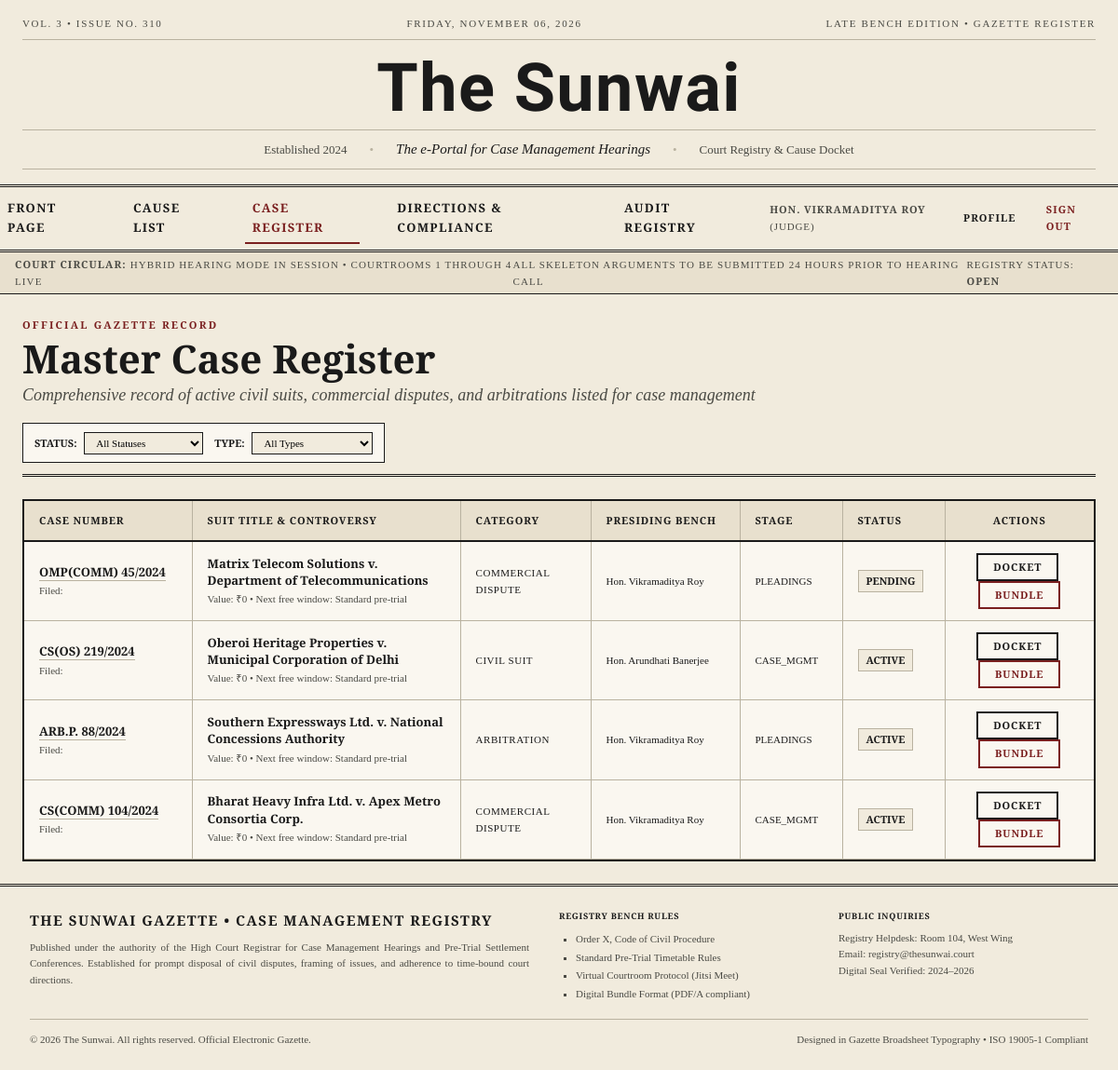
Screenshot of /cases/ (signed in) with the database file from the repository.
### accounts/models.py (models this page shows, shortened)
class User(AbstractUser):
    class Role(models.TextChoices):
        JUDGE = 'judge', 'Judge'
        REGISTRAR = 'registrar', 'Registrar'
        ADVOCATE = 'advocate', 'Advocate'
        LITIGANT = 'litigant', 'Litigant'
        ADMIN = 'admin', 'Admin'
    username = None  # Remove username field
    email = models.EmailField('email address', unique=True)
    role = models.CharField(
        max_length=20,
        choices=Role.choices,
        default=Role.LITIGANT,
    )
    bar_number = models.CharField(
        max_length=50, blank=True,
        help_text='Bar Council enrollment number (advocates only)',
    )
    court_designation = models.CharField(
        max_length=200, blank=True,
        help_text='Court/bench designation (judges only)',
    )
    phone = models.CharField(max_length=20, blank=True)
    USERNAME_FIELD = 'email'
    REQUIRED_FIELDS = ['first_name', 'last_name']
    objects = UserManager()
    class Meta:
        ordering = ['last_name', 'first_name']
    @property
    def display_name(self):
        if self.role == self.Role.JUDGE:
            return f'Hon. {self.get_full_name()}'
        elif self.role == self.Role.ADVOCATE:
            return f'Adv. {self.get_full_name()}'
        return self.get_full_name()
    @property
    def is_registrar(self):
        return self.role == self.Role.REGISTRAR

### cases/models.py (models this page shows, shortened)
class Case(models.Model):
    class CaseType(models.TextChoices):
        CIVIL = 'civil', 'Civil Suit'
        CRIMINAL = 'criminal', 'Criminal Case'
        WRIT = 'writ', 'Writ Petition'
        APPEAL = 'appeal', 'Appeal'
        ARBITRATION = 'arbitration', 'Arbitration'
        FAMILY = 'family', 'Family Matter'
        COMMERCIAL = 'commercial', 'Commercial Dispute'
    class Status(models.TextChoices):
        FILED = 'filed', 'Filed'
        PENDING = 'pending', 'Pending'
        ACTIVE = 'active', 'Active'
        RESERVED = 'reserved', 'Reserved for Orders'
        DISPOSED = 'disposed', 'Disposed'
        ARCHIVED = 'archived', 'Archived'
    class Stage(models.TextChoices):
        FILING = 'filing', 'Filing'
        NOTICE = 'notice', 'Notice Stage'
        PLEADINGS = 'pleadings', 'Pleadings'
        CASE_MGMT = 'case_mgmt', 'Case Management'
        TRIAL = 'trial', 'Trial'
        ARGUMENTS = 'arguments', 'Arguments'
        JUDGMENT = 'judgment', 'Judgment'
    case_no = models.CharField(max_length=50, unique=True, db_index=True)
    title = models.CharField(
        max_length=300,
        help_text='e.g. "Smith v. Jones Corporation"',
    )
    case_type = models.CharField(max_length=20, choices=CaseType.choices)
    status = models.CharField(
        max_length=20, choices=Status.choices, default=Status.FILED,
    )
    stage = models.CharField(
        max_length=20, choices=Stage.choices, default=Stage.FILING,
    )
    filing_date = models.DateField(auto_now_add=True)
    judge = models.ForeignKey(
        settings.AUTH_USER_MODEL,
        on_delete=models.SET_NULL,
        null=True, blank=True,
        related_name='assigned_cases',
        limit_choices_to={'role': 'judge'},
    )
    description = models.TextField(blank=True)
    created_at = models.DateTimeField(auto_now_add=True)
    updated_at = models.DateTimeField(auto_now=True)
    class Meta:
        ordering = ['-created_at']
        verbose_name_plural = 'cases'

### cases/views.py (the view)
# urls.py: path('', views.case_list, name='case_list'),
@login_required
def case_list(request):
    cases = Case.objects.select_related('judge').all()
    status = request.GET.get('status')
    if status:
        cases = cases.filter(status=status)
    case_type = request.GET.get('type')
    if case_type:
        cases = cases.filter(case_type=case_type)
    context = {
        'cases': cases[:50],
        'status_choices': Case.Status.choices,
        'type_choices': Case.CaseType.choices,
        'current_status': status,
        'current_type': case_type,
    }
    return render(request, 'cases/case_list.html', context)

### templates/cases/case_list.html (shortened to what this page needs)
{% extends "base.html" %}
{% load static %}
{% block content %}
<div style="max-width: 1400px; margin: 0 auto; padding: 24px;">
    <div style="border-bottom: 3px double var(--ink); padding-bottom: 12px; margin-bottom: 24px; display: flex; justify-content: space-between; align-items: flex-end; flex-wrap: wrap; gap: 16px;">
        <div>
            <span class="kicker">Official Gazette Record</span>
            <h2 class="headline headline--lead" style="margin-bottom: 4px;">
                Master Case Register
            </h2>
            <div class="deck" style="margin-bottom: 0;">
                Comprehensive record of active civil suits, commercial disputes, and arbitrations listed for case management
            </div>
        </div>
        <form method="get" style="display: flex; gap: 12px; align-items: center; background: var(--cream); padding: 8px 12px; border: 1.5px solid var(--ink);">
            <div>
                <label for="status" style="font-family: var(--font-headline); font-size: var(--text-xs); text-transform: uppercase; font-weight: 700; margin-right: 4px;">Status:</label>
                <select name="status" id="status" onchange="this.form.submit()" style="font-family: var(--font-body); font-size: var(--text-xs); padding: 4px 8px; border: 1px solid var(--ink); background: var(--newsprint);">
                    <option value="">All Statuses</option>
                </select>
            </div>
            <div>
                <label for="type" style="font-family: var(--font-headline); font-size: var(--text-xs); text-transform: uppercase; font-weight: 700; margin-right: 4px;">Type:</label>
                <select name="type" id="type" onchange="this.form.submit()" style="font-family: var(--font-body); font-size: var(--text-xs); padding: 4px 8px; border: 1px solid var(--ink); background: var(--newsprint);">
                    <option value="">All Types</option>
                </select>
            </div>
        </form>
    </div>
    <div style="overflow-x: auto; border: 2px solid var(--ink); background: var(--cream);">
        <table style="width: 100%; border-collapse: collapse; font-family: var(--font-body); font-size: var(--text-sm);">
            <thead>
                <tr style="background: var(--newsprint-dark); border-bottom: 2px solid var(--ink); font-family: var(--font-headline); text-transform: uppercase; letter-spacing: 0.08em; font-size: var(--text-xs); text-align: left;">
                    <th style="padding: 12px 16px; border-right: var(--hairline-rule); width: 180px;">Case Number</th>
                    <th style="padding: 12px 16px; border-right: var(--hairline-rule);">Suit Title &amp; Controversy</th>
                    <th style="padding: 12px 16px; border-right: var(--hairline-rule); width: 140px;">Category</th>
                    <th style="padding: 12px 16px; border-right: var(--hairline-rule); width: 160px;">Presiding Bench</th>
                    <th style="padding: 12px 16px; border-right: var(--hairline-rule); width: 110px;">Stage</th>
                    <th style="padding: 12px 16px; border-right: var(--hairline-rule); width: 110px;">Status</th>
                    <th style="padding: 12px 16px; width: 160px; text-align: center;">Actions</th>
                </tr>
            </thead>
            <tbody>
                {% for case in cases %}
                    <tr style="border-bottom: 1px solid var(--hairline); transition: background-color var(--transition-fast);">
                        <td style="padding: 12px 16px; border-right: var(--hairline-rule); font-family: var(--font-headline); font-weight: 700;">
                            <a href="{% url 'cases:case_detail' case.case_no %}" style="color: var(--ink);">
                                {{ case.case_no }}
                            </a>
                            <div style="font-size: var(--text-xs); font-family: var(--font-body); color: var(--muted); font-weight: normal;">
                                Filed: {{ case.filed_date|date:"d M Y" }}
                            </div>
                        </td>
                        <td style="padding: 12px 16px; border-right: var(--hairline-rule);">
                            <div style="font-weight: 600; color: var(--ink); line-height: 1.4;">
                                {{ case.title }}
                            </div>
                            <div style="font-size: var(--text-xs); color: var(--muted); margin-top: 2px;">
                                Value: ₹{{ case.claim_value|default:"0" }} &bull; Next free window: Standard pre-trial
                            </div>
                        </td>
                        <td style="padding: 12px 16px; border-right: var(--hairline-rule); font-size: var(--text-xs); text-transform: uppercase; letter-spacing: 0.05em;">
                            {{ case.get_case_type_display }}
                        </td>
                        <td style="padding: 12px 16px; border-right: var(--hairline-rule); font-size: var(--text-xs);">
                            {{ case.judge.display_name|default:"Unassigned" }}
                        </td>
                        <td style="padding: 12px 16px; border-right: var(--hairline-rule); font-size: var(--text-xs); text-transform: uppercase;">
                            {{ case.stage }}
                        </td>
                        <td style="padding: 12px 16px; border-right: var(--hairline-rule);">
                            <span style="display: inline-block; padding: 2px 8px; font-size: var(--text-xs); text-transform: uppercase; font-weight: 600; border: 1px solid var(--hairline); background: var(--newsprint);">
                                {{ case.get_status_display }}
                            </span>
                        </td>
                        <td style="padding: 12px 16px; text-align: center;">
                            <a href="{% url 'cases:case_detail' case.case_no %}" class="btn btn--sm" style="margin-right: 4px;">
                                Docket
                            </a>
                            <a href="{% url 'cases:case_bundle' case.case_no %}" class="btn btn--sm btn--oxblood">
                                Bundle
                            </a>
                        </td>
                    </tr>
                {% empty %}
                    <tr>
                        <td colspan="7" style="padding: 36px; text-align: center; color: var(--muted); font-style: italic;">
                            No cases matching current registry filters found.
                        </td>
                    </tr>
                {% endfor %}
            </tbody>
        </table>
    </div>
</div>
{% endblock %}

### templates/newspaper/nav.html (shortened to what this page needs)
<nav class="section-nav" aria-label="Newspaper Sections">
    <a href="{% url 'dashboard:front_page' %}" class="section-nav__link {% if request.resolver_match.url_name == 'front_page' %}section-nav__link--active{% endif %}">
        Front Page
    </a>
    <a href="{% url 'scheduling:cause_list' %}" class="section-nav__link {% if request.resolver_match.app_name == 'scheduling' and request.resolver_match.url_name == 'cause_list' %}section-nav__link--active{% endif %}">
        Cause List
    </a>
    <a href="{% url 'cases:case_list' %}" class="section-nav__link {% if request.resolver_match.app_name == 'cases' %}section-nav__link--active{% endif %}">
        Case Register
    </a>
    <a href="{% url 'directions:directions_list' %}" class="section-nav__link {% if request.resolver_match.app_name == 'directions' %}section-nav__link--active{% endif %}">
        Directions &amp; Compliance
    </a>
    {% if user.is_staff or user.is_admin %}
    <a href="{% url 'audit:audit_log' %}" class="section-nav__link {% if request.resolver_match.app_name == 'audit' %}section-nav__link--active{% endif %}">
        Audit Registry
    </a>
    {% endif %}
    <div style="margin-left: auto; display: flex; align-items: center; gap: 1rem; padding-right: 1rem;">
        {% if user.is_authenticated %}
            <span style="font-family: var(--font-body); font-size: var(--text-xs); color: var(--muted); text-transform: uppercase; letter-spacing: 0.08em;">
                <strong>{{ user.display_name }}</strong> ({{ user.get_role_display }})
            </span>
            <a href="{% url 'accounts:profile' %}" class="section-nav__link {% if request.resolver_match.url_name == 'profile' %}section-nav__link--active{% endif %}" style="font-size: var(--text-xs);">
                Profile
            </a>
            <a href="{% url 'accounts:logout' %}" class="section-nav__link" style="font-size: var(--text-xs); color: var(--oxblood);">
                Sign Out
            </a>
        {% else %}
            <a href="{% url 'accounts:login' %}" class="section-nav__link section-nav__link--active" style="font-size: var(--text-xs);">
                Sign In &rarr;
            </a>
        {% endif %}
    </div>
</nav>

### rows the page displays
User: display_name "HON. VIKRAMADITYA ROY", role "JUDGE"
Case: case_no "OMP(COMM) 45/2024", title "Matrix Telecom Solutions v. Department of Telecommunications", claim_value "0", case_type "COMMERCIAL DISPUTE", judge.display_name "Hon. Vikramaditya Roy", stage "PLEADINGS", status "PENDING"
Case: case_no "CS(OS) 219/2024", title "Oberoi Heritage Properties v. Municipal Corporation of Delhi", claim_value "0", case_type "CIVIL SUIT", judge.display_name "Hon. Arundhati Banerjee", stage "CASE_MGMT", status "ACTIVE"
Case: case_no "ARB.P. 88/2024", title "Southern Expressways Ltd. v. National Concessions Authority", claim_value "0", case_type "ARBITRATION", judge.display_name "Hon. Vikramaditya Roy", stage "PLEADINGS", status "ACTIVE"
Case: case_no "CS(COMM) 104/2024", title "Bharat Heavy Infra Ltd. v. Apex Metro Consortia Corp.", claim_value "0", case_type "COMMERCIAL DISPUTE", judge.display_name "Hon. Vikramaditya Roy", stage "CASE_MGMT", status "ACTIVE"

### other values shown
{{ issue_no|default:"42" }} "310"
{{ portal_established|default:"2024" }} "2024"
{{ portal_tagline|default:"The e-Portal for Case Management Hearings" }} "The e-Portal for Case Management Hearings"
